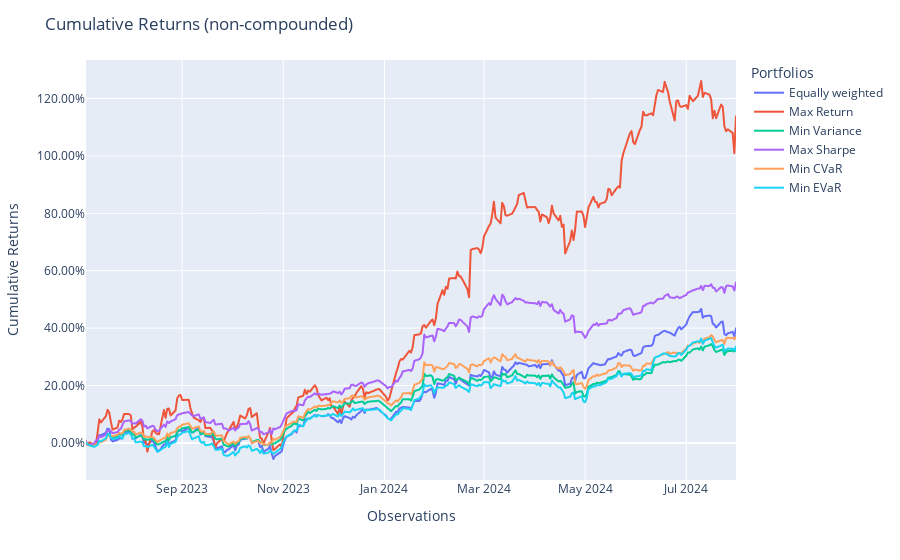

Notebook code for this chart:
### Code cell
population_train.plot_cumulative_returns()

### Figure 1 — Plotly figure (JSON) as saved in the notebook; plotly's stock layout.template omitted (floating-point values rounded to 4 significant figures; data arrays with more than 128 entries replaced by an {"elided": "..."} marker saying what was removed)
{"data": [{"hovertemplate": "variable=Equally weighted<br>index=%{x}<br>value=%{y}<extra></extra>", "legendgroup": "Equally weighted", "line": {"color": "#636efa", "dash": "solid"}, "marker": {"symbol": "circle"}, "mode": "lines", "name": "Equally weighted", "showlegend": true, "type": "scattergl", "x": {"elided": "271 str values"}, "xaxis": "x", "y": {"elided": "271 float values"}, "yaxis": "y"}, {"hovertemplate": "variable=Max Return<br>index=%{x}<br>value=%{y}<extra></extra>", "legendgroup": "Max Return", "line": {"color": "#EF553B", "dash": "solid"}, "marker": {"symbol": "circle"}, "mode": "lines", "name": "Max Return", "showlegend": true, "type": "scattergl", "x": {"elided": "271 str values"}, "xaxis": "x", "y": {"elided": "271 float values"}, "yaxis": "y"}, {"hovertemplate": "variable=Min Variance<br>index=%{x}<br>value=%{y}<extra></extra>", "legendgroup": "Min Variance", "line": {"color": "#00cc96", "dash": "solid"}, "marker": {"symbol": "circle"}, "mode": "lines", "name": "Min Variance", "showlegend": true, "type": "scattergl", "x": {"elided": "271 str values"}, "xaxis": "x", "y": {"elided": "271 float values"}, "yaxis": "y"}, {"hovertemplate": "variable=Max Sharpe<br>index=%{x}<br>value=%{y}<extra></extra>", "legendgroup": "Max Sharpe", "line": {"color": "#ab63fa", "dash": "solid"}, "marker": {"symbol": "circle"}, "mode": "lines", "name": "Max Sharpe", "showlegend": true, "type": "scattergl", "x": {"elided": "271 str values"}, "xaxis": "x", "y": {"elided": "271 float values"}, "yaxis": "y"}, {"hovertemplate": "variable=Min CVaR<br>index=%{x}<br>value=%{y}<extra></extra>", "legendgroup": "Min CVaR", "line": {"color": "#FFA15A", "dash": "solid"}, "marker": {"symbol": "circle"}, "mode": "lines", "name": "Min CVaR", "showlegend": true, "type": "scattergl", "x": {"elided": "271 str values"}, "xaxis": "x", "y": {"elided": "271 float values"}, "yaxis": "y"}, {"hovertemplate": "variable=Min EVaR<br>index=%{x}<br>value=%{y}<extra></extra>", "legendgroup": "Min EVaR", "line": {"color": "#19d3f3", "dash": "solid"}, "marker": {"symbol": "circle"}, "mode": "lines", "name": "Min EVaR", "showlegend": true, "type": "scattergl", "x": {"elided": "271 str values"}, "xaxis": "x", "y": {"elided": "271 float values"}, "yaxis": "y"}], "layout": {"legend": {"title": {"text": "Portfolios"}, "tracegroupgap": 0}, "margin": {"t": 60}, "title": {"text": "Cumulative Returns (non-compounded)"}, "xaxis": {"anchor": "y", "domain": [0, 1], "title": {"text": "Observations"}}, "yaxis": {"anchor": "x", "domain": [0, 1], "tickformat": ".2%", "title": {"text": "Cumulative Returns"}}}}
